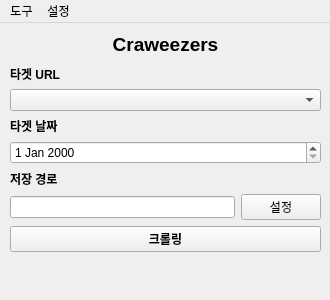
<?xml version="1.0" encoding="UTF-8"?>
<ui version="4.0">
 <class>MainWindow</class>
 <widget class="QMainWindow" name="MainWindow">
  <property name="geometry">
   <rect>
    <x>0</x>
    <y>0</y>
    <width>330</width>
    <height>300</height>
   </rect>
  </property>
  <property name="minimumSize">
   <size>
    <width>330</width>
    <height>300</height>
   </size>
  </property>
  <property name="maximumSize">
   <size>
    <width>330</width>
    <height>300</height>
   </size>
  </property>
  <property name="windowTitle">
   <string>MainWindow</string>
  </property>
  <widget class="QWidget" name="centralwidget">
   <widget class="QWidget" name="layoutWidget">
    <property name="geometry">
     <rect>
      <x>10</x>
      <y>10</y>
      <width>311</width>
      <height>251</height>
     </rect>
    </property>
    <layout class="QVBoxLayout" name="verticalLayout" stretch="1,0,0,0,0,0,0,0,1">
     <item>
      <widget class="QLabel" name="label_3">
       <property name="font">
        <font>
         <family>Segoe UI</family>
         <pointsize>14</pointsize>
         <weight>75</weight>
         <bold>true</bold>
        </font>
       </property>
       <property name="text">
        <string>Craweezers</string>
       </property>
       <property name="alignment">
        <set>Qt::AlignHCenter|Qt::AlignTop</set>
       </property>
      </widget>
     </item>
     <item>
      <widget class="QLabel" name="label_2">
       <property name="font">
        <font>
         <weight>75</weight>
         <bold>true</bold>
        </font>
       </property>
       <property name="text">
        <string>타겟 URL</string>
       </property>
      </widget>
     </item>
     <item>
      <widget class="QComboBox" name="comboBox"/>
     </item>
     <item>
      <widget class="QLabel" name="label">
       <property name="font">
        <font>
         <weight>75</weight>
         <bold>true</bold>
        </font>
       </property>
       <property name="text">
        <string>타겟 날짜</string>
       </property>
      </widget>
     </item>
     <item>
      <widget class="QDateEdit" name="dateEdit"/>
     </item>
     <item>
      <widget class="QLabel" name="label_5">
       <property name="font">
        <font>
         <weight>75</weight>
         <bold>true</bold>
        </font>
       </property>
       <property name="text">
        <string>저장 경로</string>
       </property>
      </widget>
     </item>
     <item>
      <layout class="QHBoxLayout" name="horizontalLayout" stretch="3,1">
       <item>
        <widget class="QLineEdit" name="lineEdit"/>
       </item>
       <item>
        <widget class="QPushButton" name="pushButton_2">
         <property name="text">
          <string>설정</string>
         </property>
        </widget>
       </item>
      </layout>
     </item>
     <item>
      <widget class="QPushButton" name="pushButton">
       <property name="font">
        <font>
         <weight>75</weight>
         <bold>true</bold>
        </font>
       </property>
       <property name="text">
        <string>크롤링</string>
       </property>
      </widget>
     </item>
     <item>
      <widget class="QLabel" name="label_4">
       <property name="text">
        <string/>
       </property>
      </widget>
     </item>
    </layout>
   </widget>
  </widget>
  <widget class="QMenuBar" name="menubar">
   <property name="geometry">
    <rect>
     <x>0</x>
     <y>0</y>
     <width>330</width>
     <height>26</height>
    </rect>
   </property>
   <widget class="QMenu" name="menu">
    <property name="title">
     <string>설정</string>
    </property>
    <widget class="QMenu" name="menutarget_properties">
     <property name="title">
      <string>타겟 URL 설정</string>
     </property>
     <addaction name="actionlist_2"/>
    </widget>
    <addaction name="menutarget_properties"/>
    <addaction name="actionsetting"/>
    <addaction name="separator"/>
    <addaction name="actionLicense_registration"/>
   </widget>
   <widget class="QMenu" name="menu_2">
    <property name="title">
     <string>도구</string>
    </property>
   </widget>
   <addaction name="menu_2"/>
   <addaction name="menu"/>
  </widget>
  <action name="actionadd_list">
   <property name="text">
    <string>add list</string>
   </property>
  </action>
  <action name="actionlist_2">
   <property name="text">
    <string>목록</string>
   </property>
  </action>
  <action name="actionLicense_registration">
   <property name="text">
    <string>라이센스 등록</string>
   </property>
  </action>
  <action name="actionsetting">
   <property name="text">
    <string>일반 설정</string>
   </property>
  </action>
 </widget>
 <tabstops>
  <tabstop>comboBox</tabstop>
  <tabstop>pushButton</tabstop>
 </tabstops>
 <resources/>
 <connections/>
</ui>
